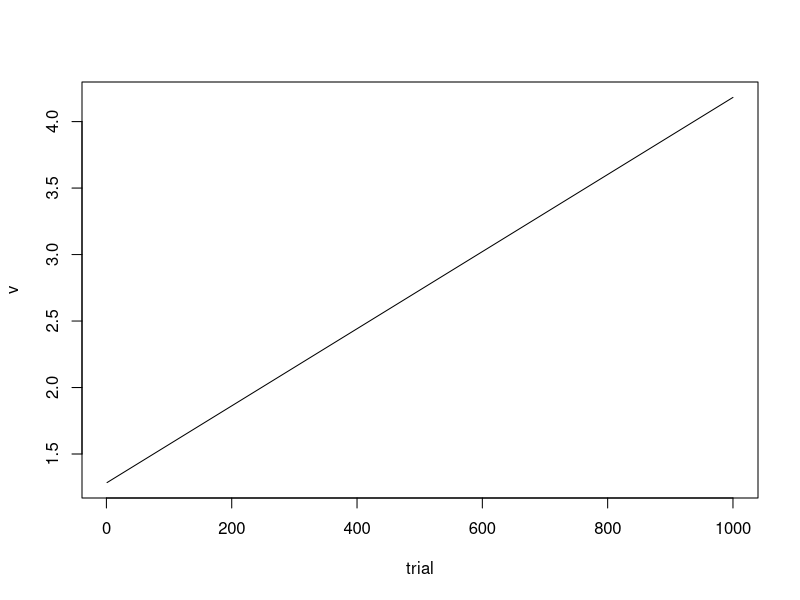
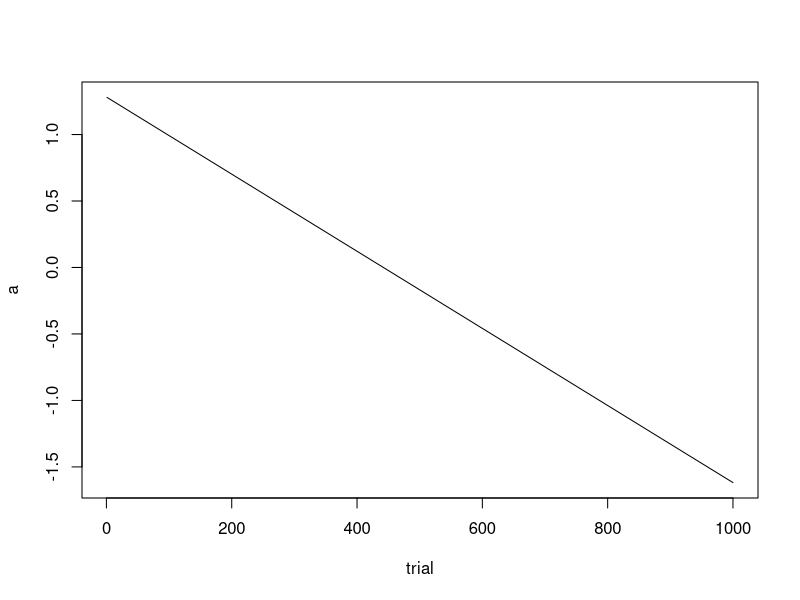
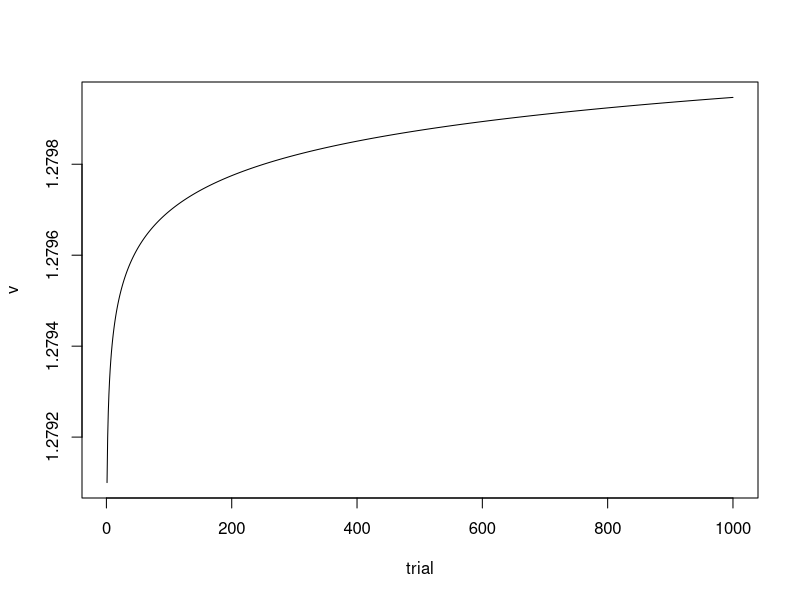
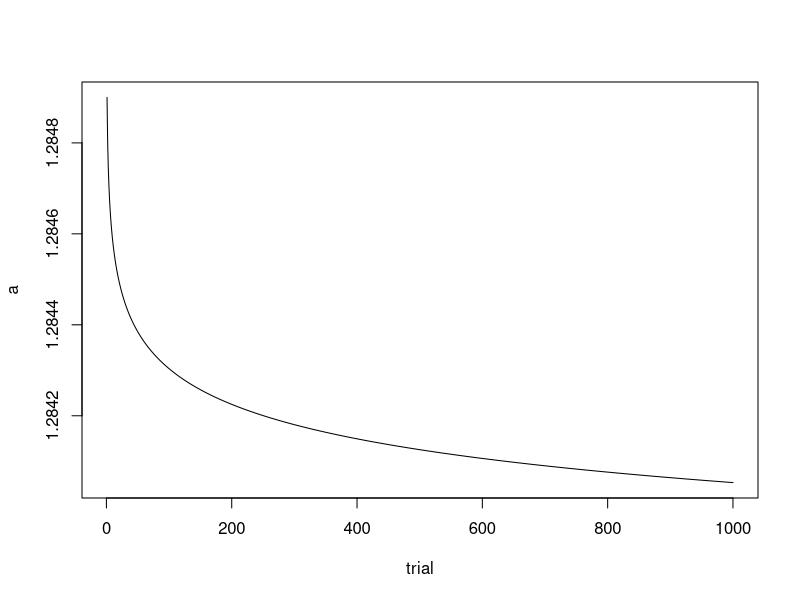
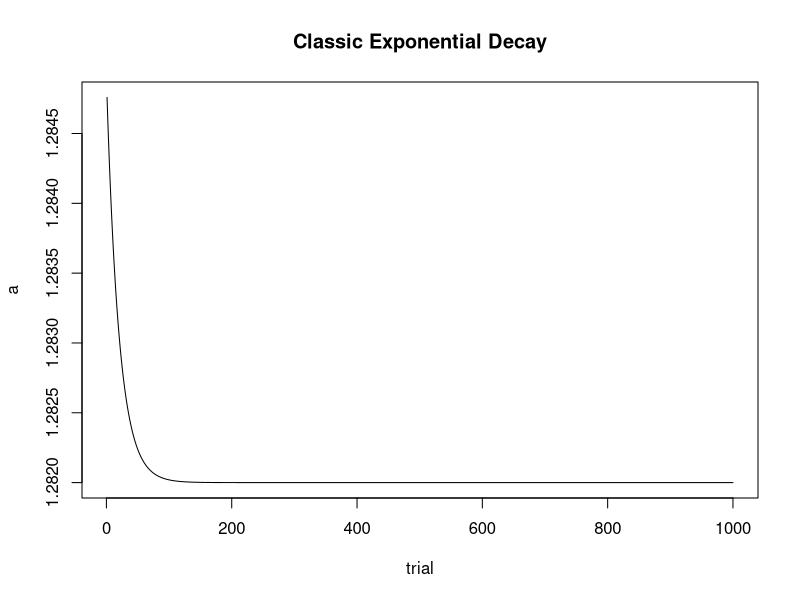
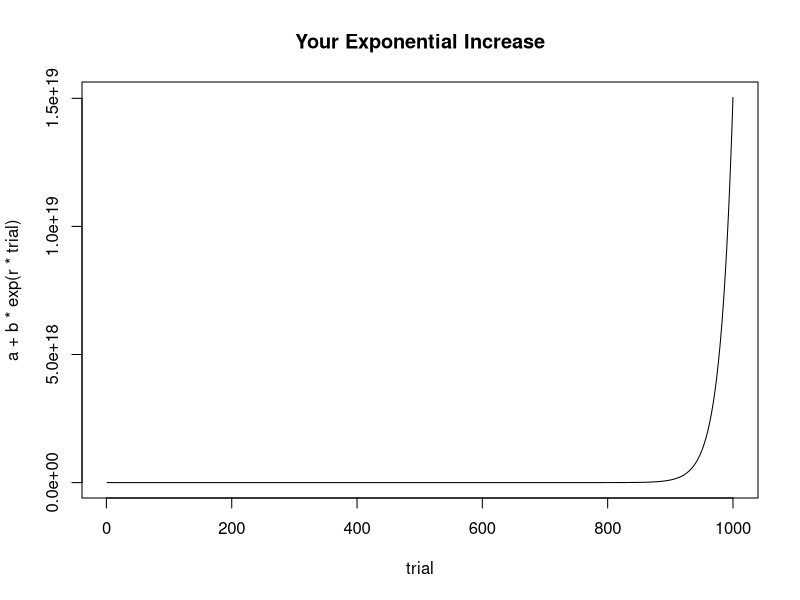
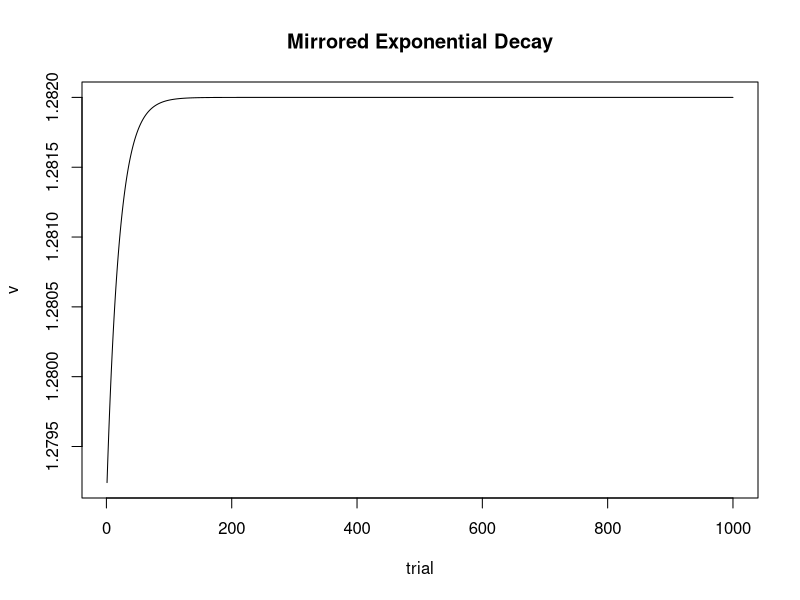
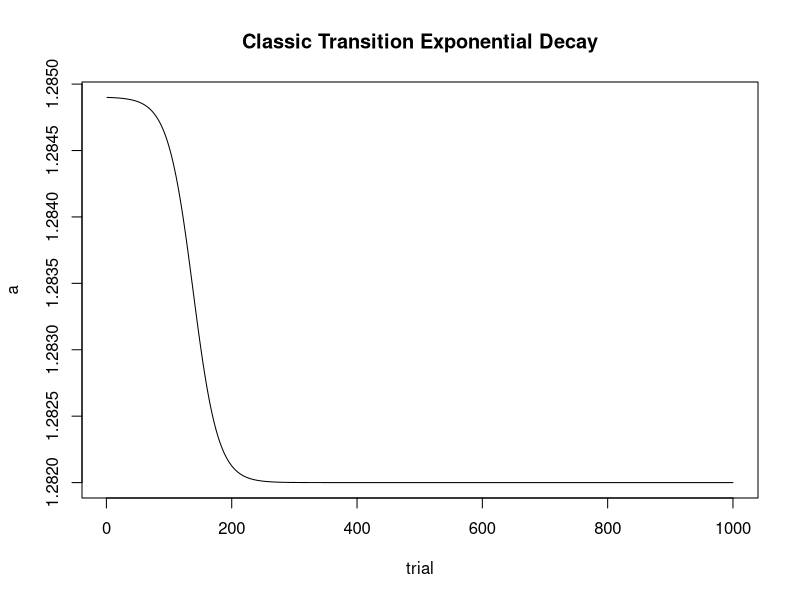

Recreate these plots in R, in order.

trial=1:1000

r=0.05
a=1.282
b=0.0029

beta = 0.0029
c = 1.282

# linear 
plot(trial, c+beta*trial, "l", ylab = "v")
plot(trial, c+-beta*trial, "l", ylab = "a")


# Power
plot(trial, a-b*trial^-r, "l", ylab = "v")
plot(trial, a+b*trial^-r, "l", ylab = "a")


# Exp
plot(trial,a+b*exp(-r*trial),type="l",main="Classic Exponential Decay", ylab = "a")

plot(trial,a+b*exp(r*trial),type="l",main="Your Exponential Increase")

plot(trial,a-b*exp(-r*trial),type="l",main="Mirrored Exponential Decay", ylab = "v")

t=1000

plot(trial,a+b*((t+1)/(t+exp(r*trial))),type="l",main="Classic Transition Exponential Decay", ylab = "a")

plot(trial,a-b*((t+1)/(t+exp(r*trial))),type="l",main="Mirrored Transition Exponential Decay", ylab = "v")


plot(trial,a+b*((t+1)/(t+exp(-r*trial))),type="l",main="Classic Transition Exponential Increase")

plot(trial,a-b*((t+1)/(t+exp(-r*trial))),type="l",main="Mirrored Transition Exponential Increase")


